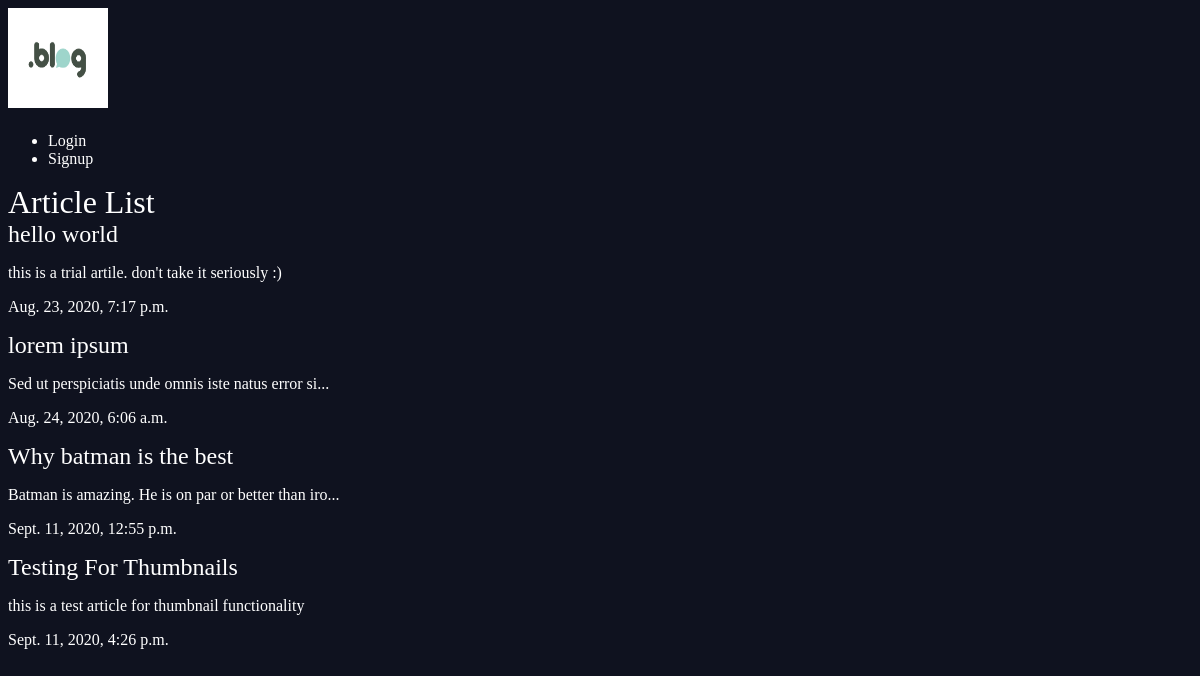
/articles/, run on an earlier commit of the app's database.
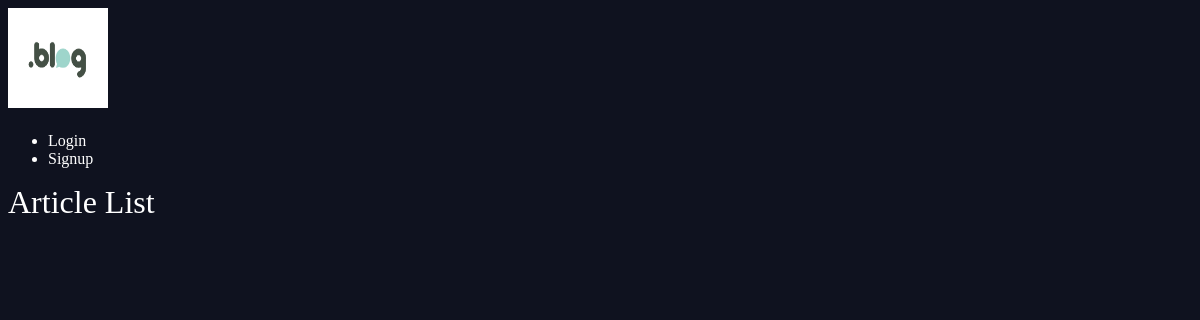
And on a later commit of the database.
### articles/models.py (models this page shows, shortened)
class Article(models.Model):
    title = models.CharField(max_length=100)
    slug = models.SlugField()
    body = models.TextField()
    date = models.DateTimeField(auto_now_add=True)
    thumb = models.ImageField(default = 'default.png', blank = True)
    author = models.ForeignKey(User, on_delete=models.CASCADE, default=None)
    def snippet(self):
        if len(self.body) <= 50:
            return self.body
        else:
            return self.body[:50] + "..."

### articles/views.py (the view)
# urls.py: path('', views.article_list, name='list'),
def article_list(request):
    articles = Article.objects.all().order_by('date')
    return render(request, 'articles/article_list.html', {'articles':articles})

### articles/templates/articles/article_list.html
{% extends 'base_layout.html' %}
 {% block content %}
    <h1>Article List</h1>
    <div class="articles">
        {% for article in articles %}
        <div class="article">
        <h2><a href="{% url 'articles:detail' slug=article.slug %}">{{article.title}}</a></h2>
        <p>{{article.snippet}}</p>
        <p>{{article.date}}</p>
        </div>
        {% endfor %}
    </div>
 {% endblock %}

### templates/base_layout.html (shortened to what this page needs)
{% load static %}
<!DOCTYPE html>
<html lang="en">
<head>
    <link rel="stylesheet" href="{% static 'style.css' %}">
</head>
<body>
    <header class="wrapper">
        <h1><a href="{% url 'articles:list' %}"><img class="blogLogo" src="{% static 'blog_logo.png' %}" height="100" width="100"></a></h1>
    <nav>
        <ul>
            {% if user.is_authenticated %}
            <li>
                <form class="logout-link" action="{% url 'accounts:logout' %} " method='post'>
                    {% csrf_token %}
                    <button type="submit">Logout</button>
                </form>
            </li>
            <li><a class = "highlight" href="{% url 'articles:create' %}">Create article</a></li>
            {% else %}
            <li><a href="{% url 'accounts:login' %}">Login</a></li>
            <li><a href="{% url 'accounts:signup' %}">Signup</a></li>
            {% endif %}
        </ul>
    </nav>
    </header>
    {% block content %}
    {% endblock %}
</body>
</html>

### assets/style.css (style rules this page uses)
body { background-color: #0f121f; background-image: url(/static/stars.png); background-repeat: no-repeat; color: #fff; }
img { height: 100px; width: 100px; }
body * { font-family: Ubuntu; }
h1, h2, h3, h4, h5 { font-weight: normal; margin: 0; }
a, a:hover, a:visited { color: #fff; text-decoration: none; }

What changed in the data, as far as the page shows it:
removed Article: title "hello world", snippet "this is a trial artile. don't take it seriously :)", date "Aug. 23, 2020, 7:17 p.m."
removed Article: title "lorem ipsum", snippet "Sed ut perspiciatis unde omnis iste natus error si...", date "Aug. 24, 2020, 6:06 a.m."
removed Article: title "Why batman is the best", snippet "Batman is amazing. He is on par or better than iro...", date "Sept. 11, 2020, 12:55 p.m."
removed Article: title "Testing For Thumbnails", snippet "this is a test article for thumbnail functionality", date "Sept. 11, 2020, 4:26 p.m."
